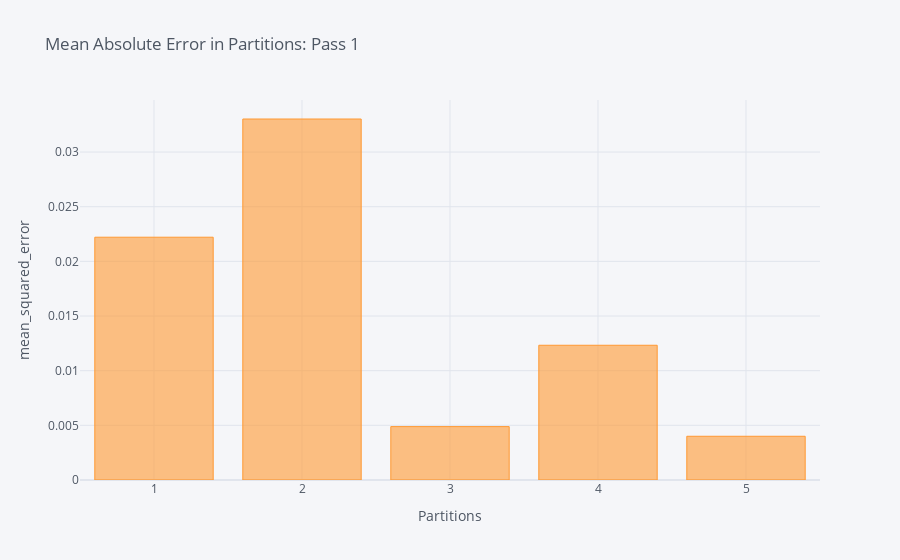

Source (notebook cell):
### Code cell
fig10 = dff.iplot(kind='bar',x='Partition',y='MAE',title='Mean Absolute Error in Partitions: Pass 1',xTitle='Partitions',yTitle='mean_squared_error',asFigure=True)
fig10

### Figure 1 — Plotly figure (JSON) as saved in the notebook; plotly's stock layout.template omitted (floating-point values rounded to 4 significant figures)
{"data": [{"marker": {"color": "rgba(255, 153, 51, 0.6)", "line": {"color": "rgba(255, 153, 51, 1.0)", "width": 1}}, "name": "MAE", "orientation": "v", "text": "", "type": "bar", "x": [1, 2, 3, 4, 5], "y": [0.02221, 0.03302, 0.004884, 0.01233, 0.004]}], "layout": {"legend": {"bgcolor": "#F5F6F9", "font": {"color": "#4D5663"}}, "paper_bgcolor": "#F5F6F9", "plot_bgcolor": "#F5F6F9", "title": {"font": {"color": "#4D5663"}, "text": "Mean Absolute Error in Partitions: Pass 1"}, "xaxis": {"gridcolor": "#E1E5ED", "showgrid": true, "tickfont": {"color": "#4D5663"}, "title": {"font": {"color": "#4D5663"}, "text": "Partitions"}, "zerolinecolor": "#E1E5ED"}, "yaxis": {"gridcolor": "#E1E5ED", "showgrid": true, "tickfont": {"color": "#4D5663"}, "title": {"font": {"color": "#4D5663"}, "text": "mean_squared_error"}, "zerolinecolor": "#E1E5ED"}}}
